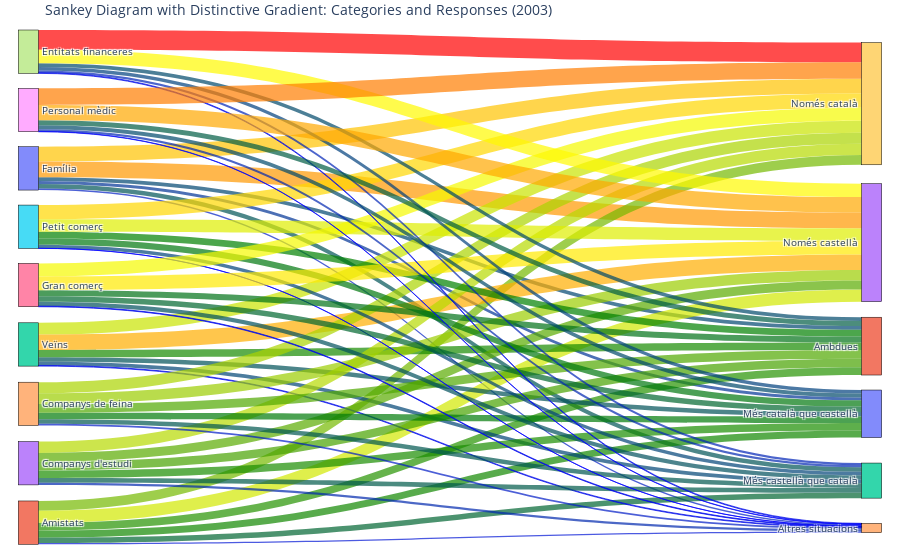

The notebook cell saved with this chart:
### Code cell
data = []
for i in categories:
    ambit = []
    for k in (df2003.loc[i]):
        ambit.append(k)
    data.append(ambit)
data

# Create links
source = []
target = []
value = []

for i, category in enumerate(categories):
    for j, answer in enumerate(answers):
        source.append(node_indices[category])
        target.append(node_indices[answer])
        value.append(data[i][j])

# Generate a more distinctive color gradient
# Create a custom colormap (Yellow → Red → Blue → Purple)
colors_list = ["blue","green","yellow", "red",]
custom_cmap = mcolors.LinearSegmentedColormap.from_list("custom_cmap", colors_list)

# Normalize the values for the colormap
norm = mcolors.Normalize(vmin=min(value), vmax=max(value))

# Map the values to the gradient and convert to rgba
colors = [
    f"rgba({int(r*255)}, {int(g*255)}, {int(b*255)}, 0.7)"
    for r, g, b, _ in custom_cmap(norm(value))
]

# Create the Sankey diagram
fig = go.Figure(go.Sankey(
    arrangement="snap",
    node=dict(
        pad=15,
        thickness=20,
        line=dict(color="black", width=0.5),
        label=nodes
    ),
    link=dict(
        source=source,
        target=target,
        value=value,
        color=colors  # Apply the custom gradient colors
    )
))

fig.update_layout(
    title_text="Sankey Diagram with Distinctive Gradient: Categories and Responses (2003)",
    font_size=10,
    margin=dict(l=20, r=20, t=30, b=20),
)

fig.show()

### Figure 1 — Plotly figure (JSON) as saved in the notebook; plotly's stock layout.template omitted (floating-point values rounded to 4 significant figures)
{"data": [{"arrangement": "snap", "link": {"color": ["rgba(255, 195, 0, 0.7)", "rgba(0, 52, 150, 0.7)", "rgba(0, 70, 113, 0.7)", "rgba(0, 84, 87, 0.7)", "rgba(255, 153, 0, 0.7)", "rgba(0, 30, 195, 0.7)", "rgba(117, 186, 0, 0.7)", "rgba(18, 136, 0, 0.7)", "rgba(38, 147, 0, 0.7)", "rgba(0, 102, 50, 0.7)", "rgba(210, 232, 0, 0.7)", "rgba(0, 21, 213, 0.7)", "rgba(201, 228, 0, 0.7)", "rgba(0, 82, 89, 0.7)", "rgba(24, 139, 0, 0.7)", "rgba(0, 69, 117, 0.7)", "rgba(255, 174, 0, 0.7)", "rgba(0, 10, 234, 0.7)", "rgba(183, 219, 0, 0.7)", "rgba(27, 141, 0, 0.7)", "rgba(72, 163, 0, 0.7)", "rgba(0, 90, 74, 0.7)", "rgba(90, 172, 0, 0.7)", "rgba(0, 40, 174, 0.7)", "rgba(171, 213, 0, 0.7)", "rgba(0, 123, 9, 0.7)", "rgba(81, 168, 0, 0.7)", "rgba(0, 87, 81, 0.7)", "rgba(156, 205, 0, 0.7)", "rgba(0, 28, 198, 0.7)", "rgba(255, 216, 0, 0.7)", "rgba(0, 120, 15, 0.7)", "rgba(0, 128, 0, 0.7)", "rgba(0, 67, 120, 0.7)", "rgba(222, 238, 0, 0.7)", "rgba(0, 0, 255, 0.7)", "rgba(246, 250, 0, 0.7)", "rgba(0, 103, 48, 0.7)", "rgba(0, 115, 24, 0.7)", "rgba(0, 81, 93, 0.7)", "rgba(255, 234, 0, 0.7)", "rgba(0, 9, 237, 0.7)", "rgba(255, 0, 0, 0.7)", "rgba(0, 64, 126, 0.7)", "rgba(0, 73, 108, 0.7)", "rgba(0, 36, 183, 0.7)", "rgba(255, 249, 0, 0.7)", "rgba(0, 10, 234, 0.7)", "rgba(255, 126, 0, 0.7)", "rgba(0, 73, 108, 0.7)", "rgba(0, 93, 69, 0.7)", "rgba(0, 39, 177, 0.7)", "rgba(255, 168, 0, 0.7)", "rgba(0, 3, 249, 0.7)"], "source": [0, 0, 0, 0, 0, 0, 1, 1, 1, 1, 1, 1, 2, 2, 2, 2, 2, 2, 3, 3, 3, 3, 3, 3, 4, 4, 4, 4, 4, 4, 5, 5, 5, 5, 5, 5, 6, 6, 6, 6, 6, 6, 7, 7, 7, 7, 7, 7, 8, 8, 8, 8, 8, 8], "target": [9, 10, 11, 12, 13, 14, 9, 10, 11, 12, 13, 14, 9, 10, 11, 12, 13, 14, 9, 10, 11, 12, 13, 14, 9, 10, 11, 12, 13, 14, 9, 10, 11, 12, 13, 14, 9, 10, 11, 12, 13, 14, 9, 10, 11, 12, 13, 14, 9, 10, 11, 12, 13, 14], "value": [34, 6.6, 8.7, 10.3, 36.5, 3.9, 22.4, 16.6, 17.8, 12.4, 27.9, 2.9, 27.3, 10.2, 16.9, 8.6, 35.4, 1.6, 26.2, 17.1, 19.8, 11.1, 20.7, 5.1, 25.6, 14.9, 20.3, 10.6, 24.7, 3.8, 32.8, 14.5, 15.5, 8.3, 28.6, 0.3, 30, 12.7, 14, 10, 31.8, 1.5, 45.7, 8.1, 9, 4.7, 30.9, 1.7, 38.1, 9.1, 11.4, 5, 35.7, 0.8]}, "node": {"label": ["Família", "Amistats", "Veïns", "Companys d'estudi", "Companys de feina", "Petit comerç", "Gran comerç", "Entitats financeres", "Personal mèdic", "Només català", "Més català que castellà", "Ambdues", "Més castellà que català", "Només castellà", "Altres situacions"], "line": {"color": "black", "width": 0.5}, "pad": 15, "thickness": 20, "x": [0.009615, 0.009615, 0.009615, 0.009615, 0.009615, 0.009615, 0.009615, 0.009615, 0.009615, 0.9904, 0.9904, 0.9904, 0.9904, 0.9904, 0.9904], "y": [0.2671, 0.966, 0.6166, 0.8495, 0.733, 0.3836, 0.5001, 0.03408, 0.1506, 0.1444, 0.751, 0.6199, 0.8835, 0.417, 0.9765]}, "type": "sankey"}], "layout": {"autosize": true, "font": {"size": 10}, "margin": {"b": 20, "l": 20, "r": 20, "t": 30}, "title": {"text": "Sankey Diagram with Distinctive Gradient: Categories and Responses (2003)"}}}
